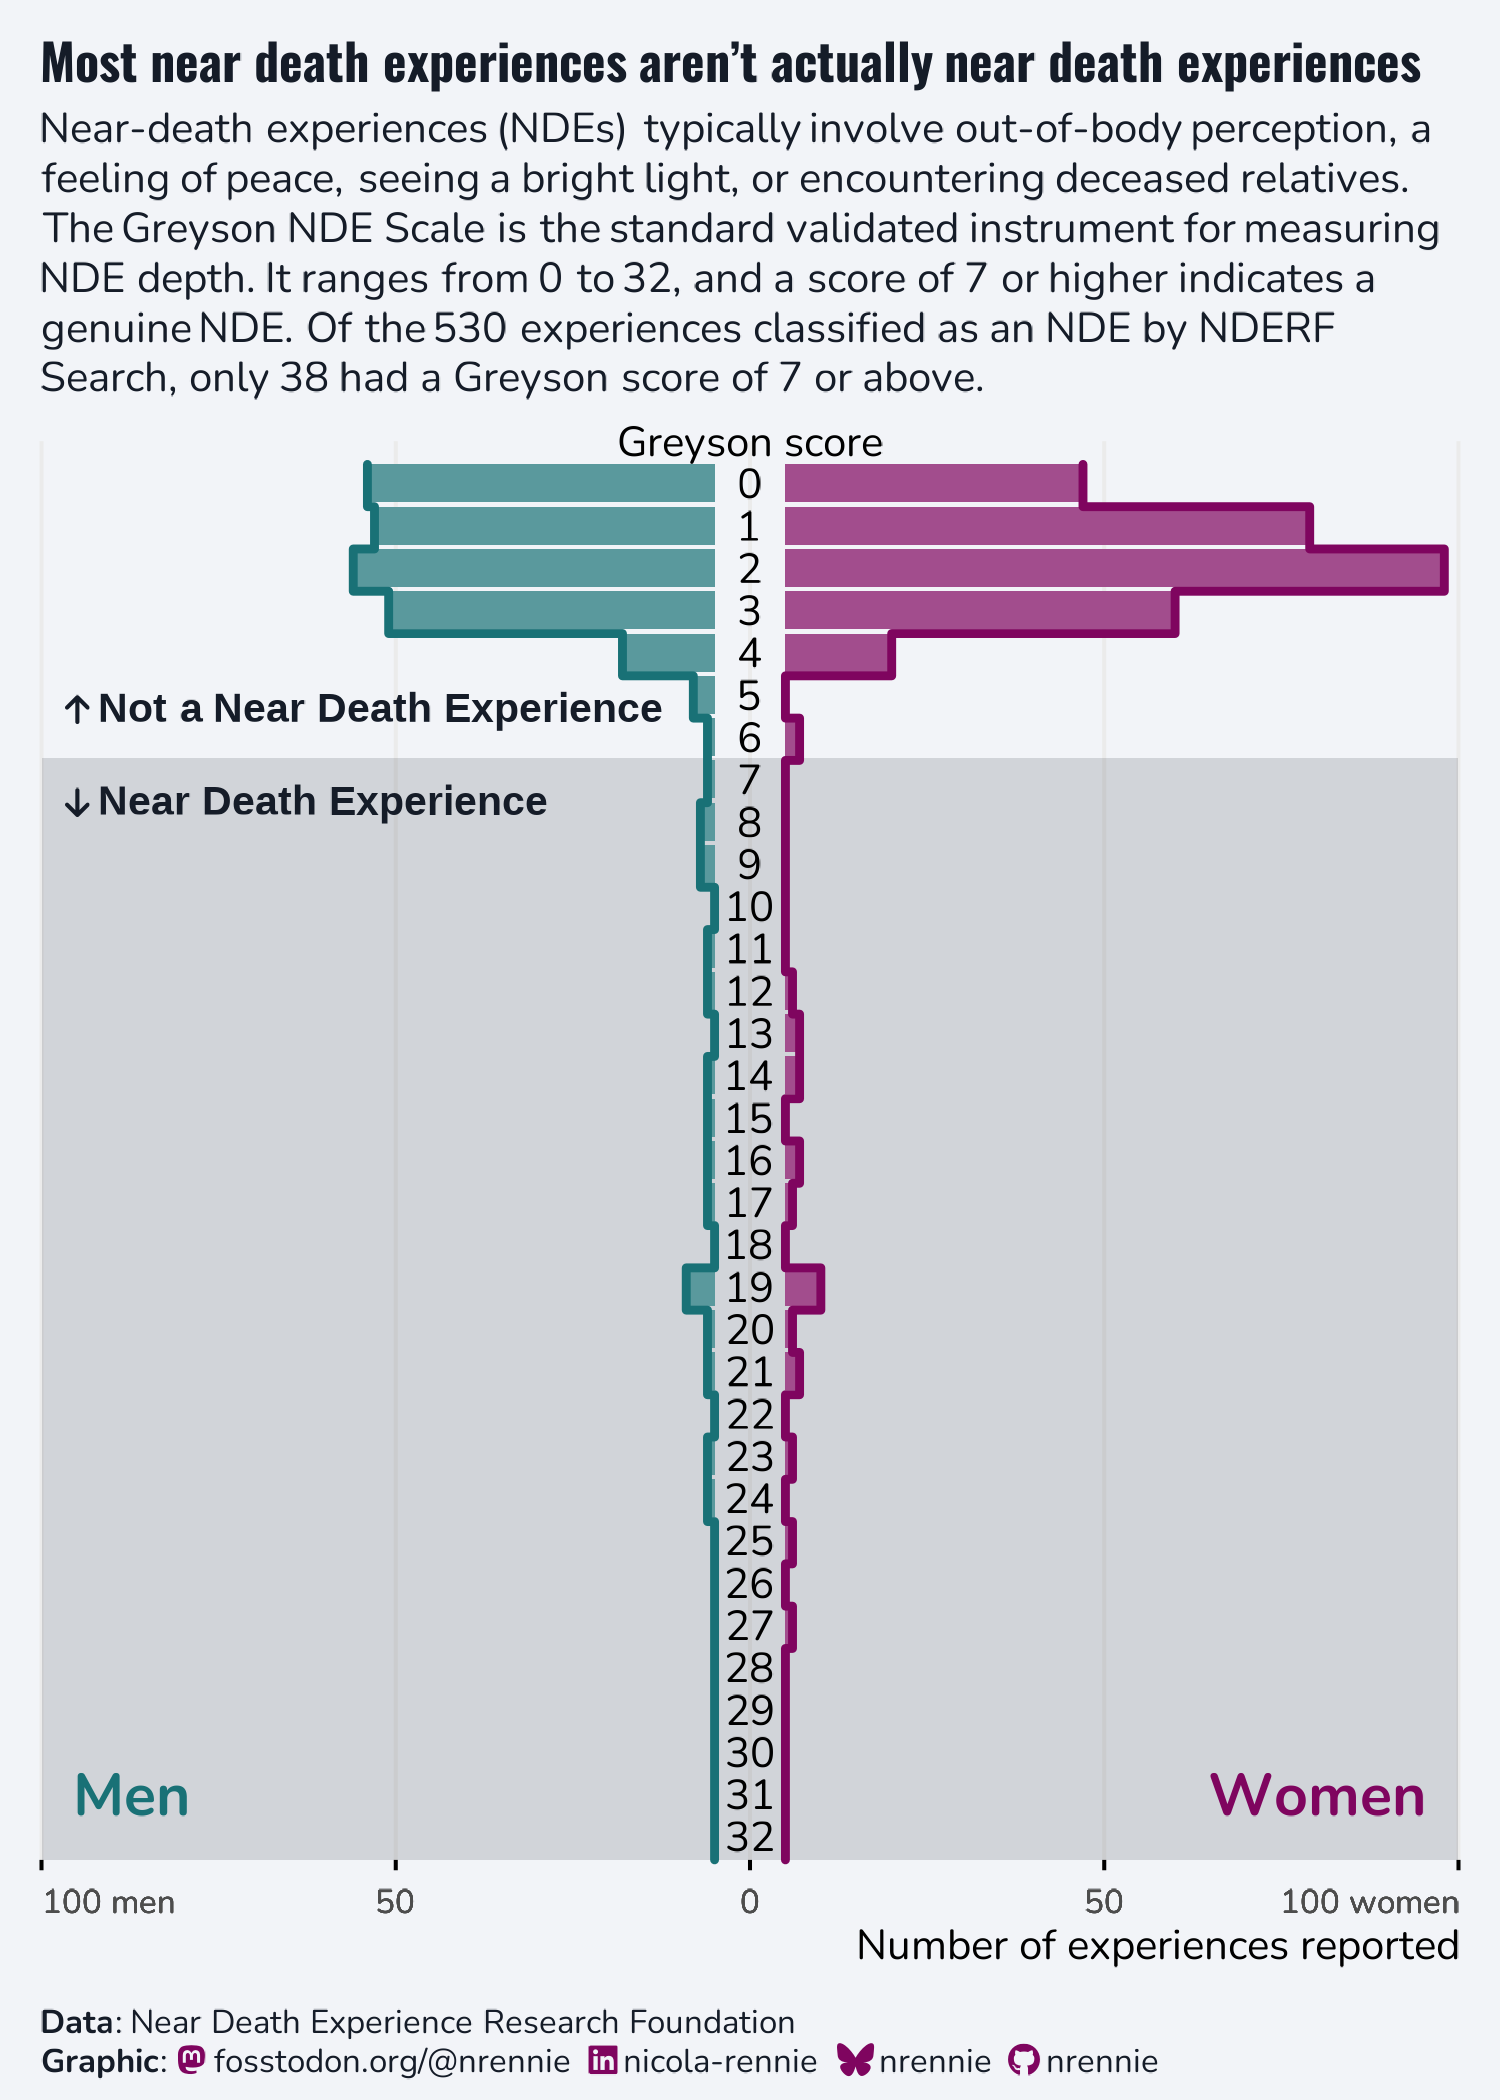

Write the R code that produced this figure.
# Load packages -----------------------------------------------------------

library(tidyverse)
library(showtext)
library(ggtext)
library(nrBrand)
library(glue)
library(ggview)


# Load data ---------------------------------------------------------------

tuesdata <- tidytuesdayR::tt_load("2026-07-21")
nde_experiences <- tuesdata$nde_experiences


# Load fonts --------------------------------------------------------------

font_add_google("Oswald")
font_add_google("Nunito")
font_add("FA",
  regular = "fonts/Font Awesome 6 Free-Solid-900.otf"
)
showtext_auto()
showtext_opts(dpi = 300)
title_font <- "Oswald"
body_font <- "Nunito"


# Define colours and fonts-------------------------------------------------

bg_col <- "#F2F4F8"
text_col <- "#151C28"
highlight_col <- "#7F055F"
comp_col <- "#197176"


# Data wrangling ----------------------------------------------------------

offset <- 5
plot_data <- nde_experiences |>
  filter(classification == "NDE") |>
  group_by(gender, greyson_score) |>
  drop_na(gender, greyson_score) |>
  summarise(n = n(), .groups = "drop") |>
  mutate(
    xmin = if_else(gender == "M", -offset, offset),
    xmax = if_else(gender == "M", (-1 * n) - offset, n + offset)
  ) |>
  mutate(greyson_score = factor(greyson_score, levels = 0:32)) |>
  complete(gender, greyson_score) |>
  mutate(
    n = if_else(
      is.na(n), 0, n
    ),
    xmin = case_when(
      is.na(xmin) & gender == "F" ~ offset,
      is.na(xmin) & gender == "M" ~ -offset,
      TRUE ~ xmin
    ),
    xmax = case_when(
      is.na(xmax) & gender == "F" ~ offset,
      is.na(xmax) & gender == "M" ~ -offset,
      TRUE ~ xmax
    )
  ) |>
  mutate(
    greyson_score = as.character(greyson_score),
    greyson_score = as.numeric(greyson_score)
  )

num_nde <- plot_data |>
  filter(greyson_score >= 7) |>
  summarise(n = sum(abs(n))) |>
  pull(n)


# Define text -------------------------------------------------------------

social <- nrBrand::social_caption(
  bg_colour = bg_col,
  icon_colour = highlight_col,
  font_colour = text_col,
  font_family = body_font
)
title <- "Most near death experiences aren't actually near death experiences"
st <- glue("Near-death experiences (NDEs) typically involve out-of-body perception, a feeling of peace, seeing a bright light, or encountering deceased relatives. The Greyson NDE Scale is the standard validated instrument for measuring NDE depth. It ranges from 0 to 32, and a score of 7 or higher indicates a genuine NDE. Of the {sum(abs(plot_data$n))} experiences classified as an NDE by NDERF Search, only {num_nde} had a Greyson score of 7 or above.")
cap <- source_caption(source = "Near Death Experience Research Foundation", graphic = social)

icon_up <- "<span style='font-size:8pt;font-family:\"FA\";'>&#xf062;</span> "
icon_down <- "<span style='font-size:8pt;font-family:\"FA\";'>&#xf063;</span> "


# Plot --------------------------------------------------------------------

ggplot() +
  annotate("rect",
    xmin = -100, xmax = 100,
    ymin = 6.5, ymax = 32.55,
    fill = text_col, alpha = 0.15
  ) +
  geom_rect(
    data = plot_data,
    mapping = aes(
      xmin = xmin, xmax = xmax, ymin = greyson_score - 0.45,
      ymax = greyson_score + 0.45
    ),
    fill = bg_col
  ) +
  geom_rect(
    data = plot_data,
    mapping = aes(
      xmin = xmin, xmax = xmax, ymin = greyson_score - 0.45,
      ymax = greyson_score + 0.45, fill = gender
    ),
    alpha = 0.7
  ) +
  geom_step(
    data = rbind(
      plot_data,
      plot_data |>
        group_by(gender) |>
        slice_tail(n = 1) |>
        mutate(greyson_score = greyson_score + 1)
    ),
    mapping = aes(x = xmax, y = greyson_score - 0.45, colour = gender),
    orientation = "y",
    linewidth = 1,
    lineend = "round"
  ) +
  geom_text(
    data = data.frame(
      x = 0, y = -1:32, label = c("Greyson score", 0:32)
    ),
    mapping = aes(x = x, y = y, label = label)
  ) +
  # geom_hline(yintercept = 6.5) +
  # labels
  annotate("text",
    x = 95, y = 31, label = "Women",
    colour = highlight_col, size = 5, fontface = "bold",
    family = body_font, hjust = 1
  ) +
  annotate("text",
    x = -95, y = 31, label = "Men",
    colour = comp_col, size = 5, fontface = "bold",
    family = body_font, hjust = 0
  ) +
  geom_richtext(
    data = data.frame(
      x = c(-99, -99),
      y = c(6.2, 6.8),
      label = c(paste0(icon_up, "Not a Near Death Experience"),
                paste0(icon_down, "Near Death Experience")),
      vjust = c(0, 1)
    ),
    mapping = aes(
      x = x, y = y, label = label,
      vjust = vjust,
      valign = vjust
    ),
    hjust = 0,
    size = 3.5,
    colour = text_col,
    label.colour = "transparent",
    fill = alpha(bg_col, 0),
    fontface = "bold"
  ) +
  scale_x_continuous(
    breaks = c(-100, -50, 0, 50, 100),
    labels = c("100 men", 50, 0, 50, "100 women")
  ) +
  scale_y_reverse() +
  scale_fill_manual(
    values = c("F" = highlight_col, "M" = comp_col)
  ) +
  scale_colour_manual(
    values = c("F" = highlight_col, "M" = comp_col)
  ) +
  labs(
    x = "Number of experiences reported", y = NULL,
    title = title, subtitle = st,
    caption = cap
  ) +
  coord_cartesian(expand = FALSE, clip = "off") +
  theme_minimal(base_size = 10, base_family = body_font) +
  theme(
    legend.position = "none",
    plot.margin = margin(5, 10, 5, 10),
    plot.title.position = "plot",
    plot.caption.position = "plot",
    plot.background = element_rect(fill = bg_col, colour = bg_col),
    panel.background = element_rect(fill = bg_col, colour = bg_col),
    plot.title = element_textbox_simple(
      colour = text_col,
      hjust = 0,
      halign = 0,
      margin = margin(b = 5, t = 5),
      family = title_font,
      face = "bold",
      size = rel(1.2)
    ),
    plot.subtitle = element_textbox_simple(
      colour = text_col,
      hjust = 0,
      halign = 0,
      margin = margin(b = 10, t = 0),
      family = body_font
    ),
    plot.caption = element_textbox_simple(
      colour = text_col,
      hjust = 0,
      halign = 0,
      margin = margin(b = 0, t = 10),
      family = body_font
    ),
    panel.grid.minor = element_blank(),
    axis.title.x = element_text(hjust = 1),
    axis.text.y = element_blank(),
    axis.text.x = element_text(hjust = c(0, 0.5, 0.5, 0.5, 1)),
    axis.ticks.x = element_line(),
    panel.grid.major.y = element_blank()
  ) +
  canvas(
    width = 5, height = 7,
    units = "in", bg = bg_col,
    dpi = 300
  ) -> p


# Save --------------------------------------------------------------------

save_ggplot(
  plot = p,
  file = file.path("2026", "2026-07-21", paste0("20260721", ".png"))
)
